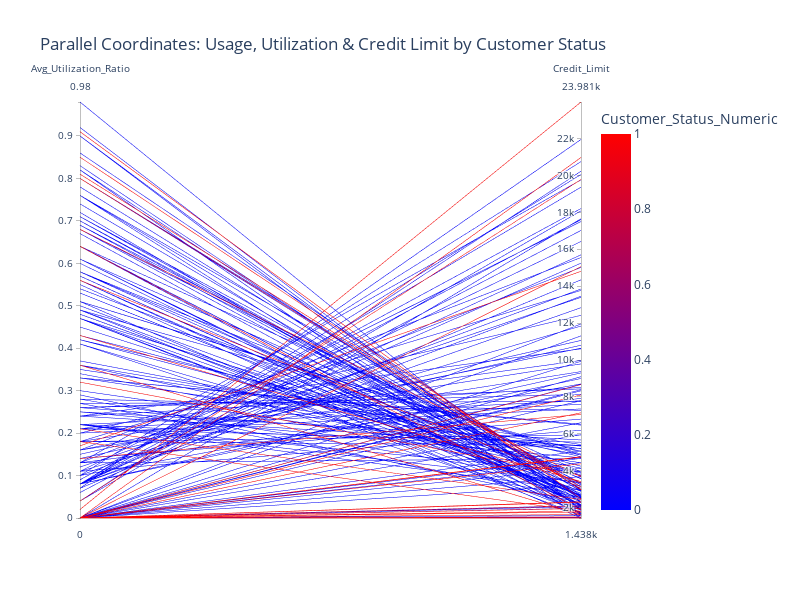

Source (notebook cell):
### Markdown cell above
Create interactive visualizations using Plotly.

### Code cell
bc_numeric = bc.copy()
bc_numeric['Customer_Status_Numeric'] = bc['Customer_Status'].map({
    'Existing Customer': 0, 
    'Attrited Customer': 1
})
fig = px.parallel_coordinates(bc_numeric, 
                            dimensions=['Avg_Utilization_Ratio', bc.columns[-1], 'Credit_Limit'],
                            color='Customer_Status_Numeric',
                            title='Parallel Coordinates: Usage, Utilization & Credit Limit by Customer Status',
                            color_continuous_scale=[[0, 'blue'], [1, 'red']])
fig.update_layout(
    width=800,
    height=600
)
fig.show()

### Figure 1 — Plotly figure (JSON) as saved in the notebook; plotly's stock layout.template omitted (floating-point values rounded to 4 significant figures; data arrays with more than 128 entries replaced by an {"elided": "..."} marker saying what was removed)
{"data": [{"dimensions": [{"label": "Avg_Utilization_Ratio", "values": {"elided": "196 float values"}}, {"label": "Credit_Limit", "values": {"elided": "196 float values"}}], "domain": {"x": [0, 1], "y": [0, 1]}, "line": {"color": {"elided": "196 int values"}, "coloraxis": "coloraxis"}, "name": "", "type": "parcoords"}], "layout": {"coloraxis": {"colorbar": {"title": {"text": "Customer_Status_Numeric"}}, "colorscale": [[0, "blue"], [1, "red"]]}, "height": 600, "legend": {"tracegroupgap": 0}, "title": {"text": "Parallel Coordinates: Usage, Utilization & Credit Limit by Customer Status"}, "width": 800}}
